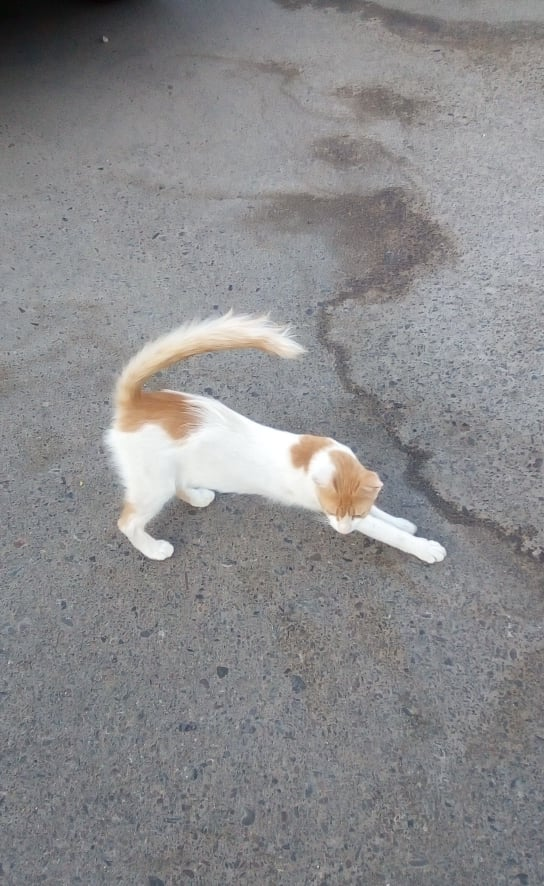
#> input picture Ass1/WS1920/Saber/Drive/Optimization/zz.jpg, 544 x 886 px
$ python test.py
#> lines starting #> are read from the running program, lines starting #| are printed output that depends on the picture
import numpy as np
import cv2 as cv
from matplotlib import pyplot as plt
img = cv.imread('zz.jpg')
#> img is the input picture: shape (886, 544, 3); mean B, G, R 140.2, 138.4, 138.8
mask = np.zeros(img.shape[:2],np.uint8)
bgdModel = np.zeros((1,65),np.float64)
fgdModel = np.zeros((1,65),np.float64)
rect = (100,300,750,750)
cv.grabCut(img,mask,rect,bgdModel,fgdModel,5,cv.GC_INIT_WITH_RECT)
mask2 = np.where((mask==2)|(mask==0),0,1).astype('uint8')
img = img*mask2[:,:,np.newaxis]
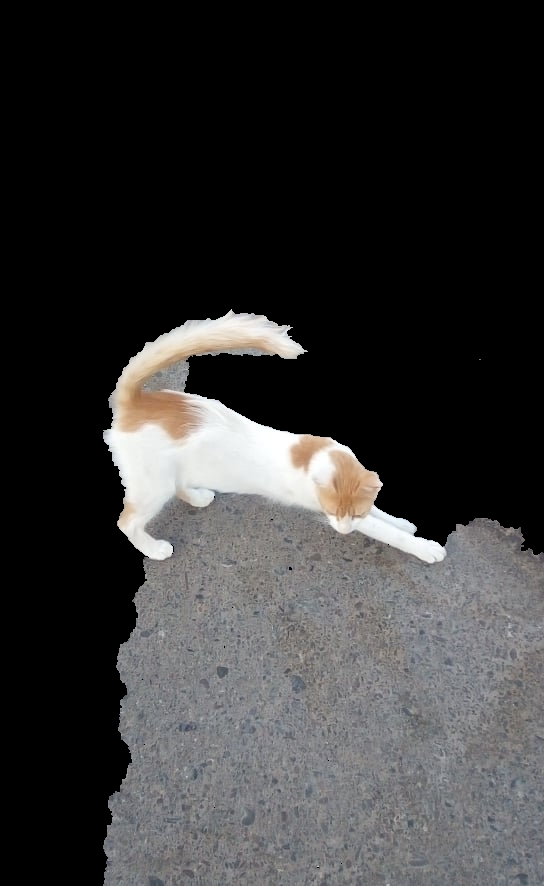
#> img: shape (886, 544, 3); mean B, G, R 54.9, 54.8, 55.4
plt.imshow(img),plt.colorbar(),plt.show()
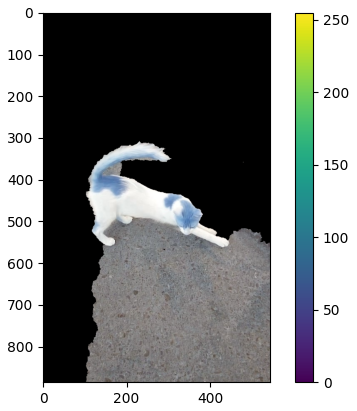
#> figure drawn by matplotlib, 2 panels; B, G, R data is drawn as R, G, B
